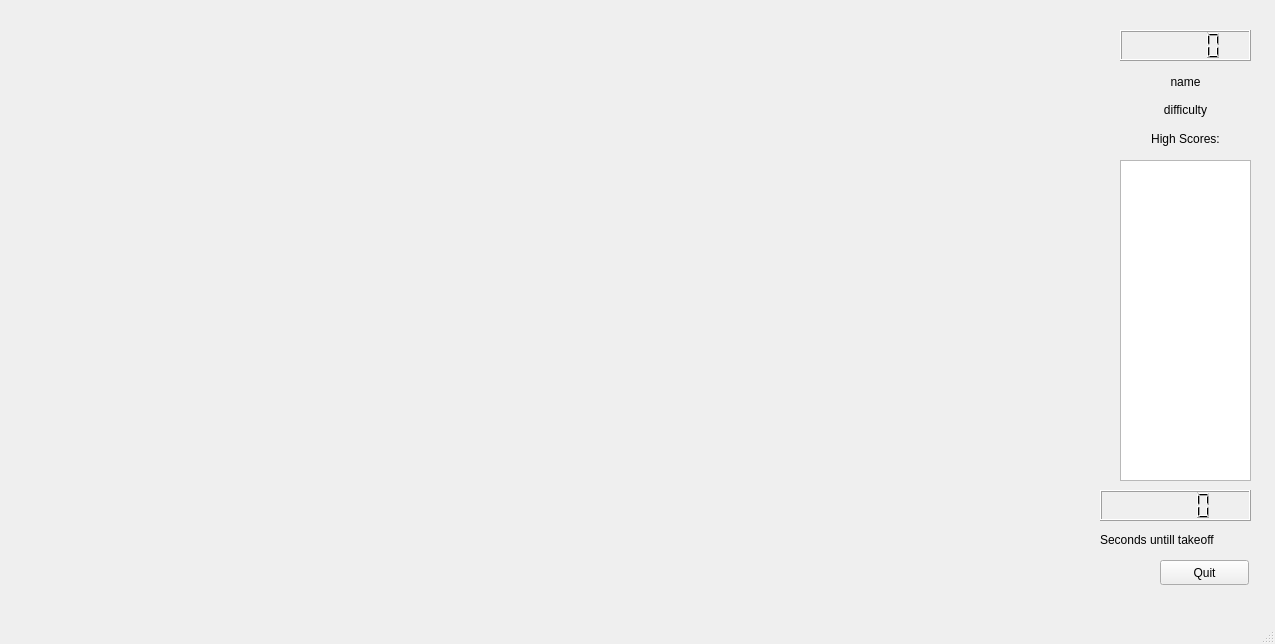
<?xml version="1.0" encoding="UTF-8"?>
<ui version="4.0">
 <class>GameWindow</class>
 <widget class="QMainWindow" name="GameWindow">
  <property name="geometry">
   <rect>
    <x>0</x>
    <y>0</y>
    <width>1275</width>
    <height>644</height>
   </rect>
  </property>
  <property name="windowTitle">
   <string>MainWindow</string>
  </property>
  <widget class="QWidget" name="centralwidget">
   <widget class="QLCDNumber" name="scoreDisplay">
    <property name="geometry">
     <rect>
      <x>1120</x>
      <y>30</y>
      <width>131</width>
      <height>31</height>
     </rect>
    </property>
   </widget>
   <widget class="QWidget" name="verticalLayoutWidget">
    <property name="geometry">
     <rect>
      <x>1120</x>
      <y>70</y>
      <width>131</width>
      <height>80</height>
     </rect>
    </property>
    <layout class="QVBoxLayout" name="verticalLayout">
     <item>
      <widget class="QLabel" name="playerNameLabel">
       <property name="text">
        <string>name</string>
       </property>
       <property name="alignment">
        <set>Qt::AlignCenter</set>
       </property>
      </widget>
     </item>
     <item>
      <widget class="QLabel" name="difficultyLabel">
       <property name="text">
        <string>difficulty</string>
       </property>
       <property name="alignment">
        <set>Qt::AlignCenter</set>
       </property>
      </widget>
     </item>
     <item>
      <widget class="QLabel" name="highScoresLabel">
       <property name="text">
        <string>High Scores:</string>
       </property>
       <property name="alignment">
        <set>Qt::AlignCenter</set>
       </property>
      </widget>
     </item>
    </layout>
   </widget>
   <widget class="QTextBrowser" name="highScoreBrowser">
    <property name="geometry">
     <rect>
      <x>1120</x>
      <y>160</y>
      <width>131</width>
      <height>321</height>
     </rect>
    </property>
   </widget>
   <widget class="QLCDNumber" name="timeDisplay">
    <property name="geometry">
     <rect>
      <x>1100</x>
      <y>490</y>
      <width>151</width>
      <height>31</height>
     </rect>
    </property>
   </widget>
   <widget class="QPushButton" name="quitButton">
    <property name="geometry">
     <rect>
      <x>1160</x>
      <y>560</y>
      <width>89</width>
      <height>25</height>
     </rect>
    </property>
    <property name="text">
     <string>Quit</string>
    </property>
   </widget>
   <widget class="QLabel" name="label">
    <property name="geometry">
     <rect>
      <x>1100</x>
      <y>530</y>
      <width>151</width>
      <height>20</height>
     </rect>
    </property>
    <property name="text">
     <string>Seconds untill takeoff</string>
    </property>
   </widget>
  </widget>
  <widget class="QMenuBar" name="menubar">
   <property name="geometry">
    <rect>
     <x>0</x>
     <y>0</y>
     <width>1275</width>
     <height>25</height>
    </rect>
   </property>
  </widget>
  <widget class="QStatusBar" name="statusbar"/>
 </widget>
 <resources/>
 <connections/>
</ui>
